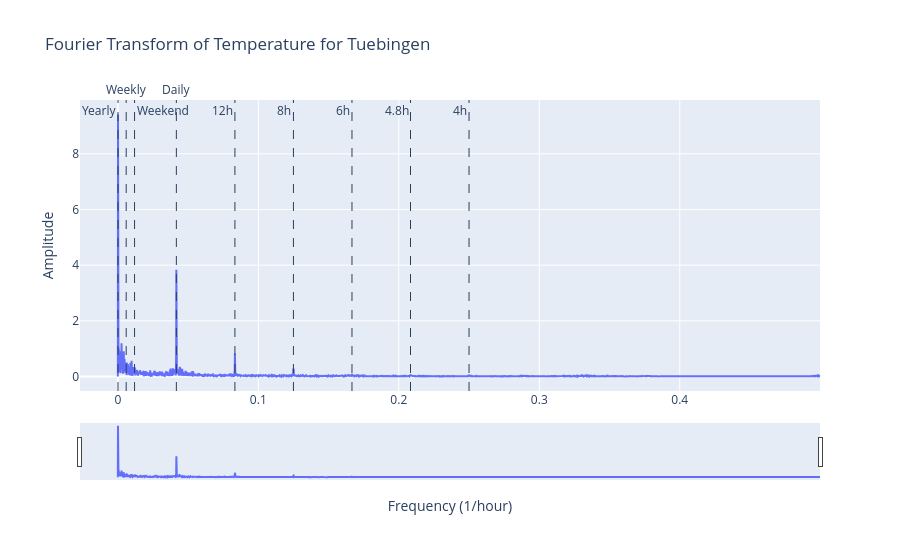
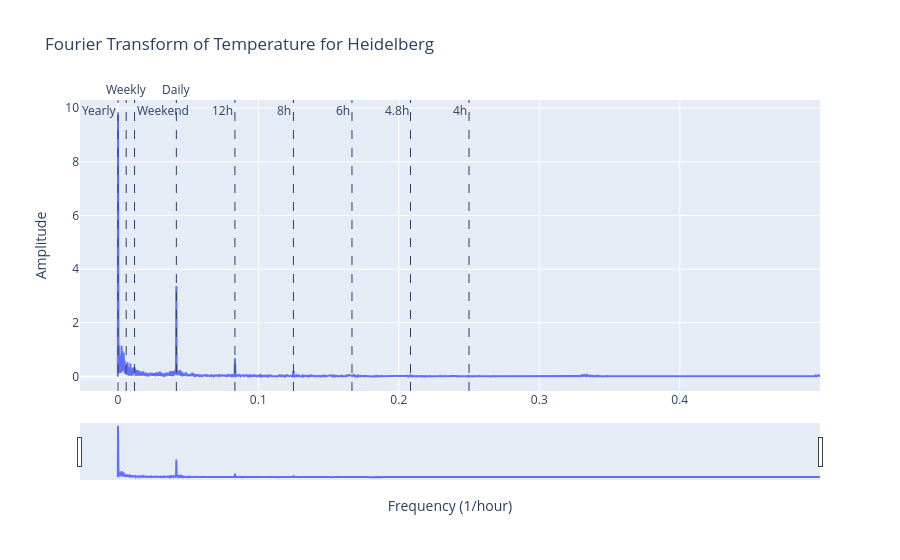

The notebook cell saved with these charts, in order:
### Markdown cell above
Very clear daily cycles, also weekly and fractions of the day are visibly present. The yearly frequency is not too dominant, but that might be due to only considering one year of data. 

What we would expect: 
- The strongest FFT peak should be at 1 cycle/day, reflecting the main daily pattern, with amplitude roughly equal to half the typical peak-to-trough difference $\checkmark$ 
- The second harmonic at 2 cycles/day should appear with a smaller amplitude, capturing the distinct morning and evening rush peaks $\checkmark$ 
- Weaker higher harmonics (3–5/day) should also appear but with decreasing amplitude. They encode sharper features in traffic $\checkmark$ 
- There should also be a small peak at 1/7 cycles/day reflecting weekly differences between weekdays and weekends $\checkmark$ 
- There will probably be a smaller peak at the second harmonic in the weekly cycle, due to weekday patterns differing from weekend patterns in a structured way (5 days vs 2 days) $\checkmark$

### Code cell
plot_fourier_transform(tue_temp, title='Fourier Transform of Temperature for Tuebingen')
plot_fourier_transform(hd_temp, title='Fourier Transform of Temperature for Heidelberg')
plot_fourier_transform(ma_temp, title='Fourier Transform of Temperature for Mannheim')

### Figure 1 — Plotly figure (JSON) as saved in the notebook; plotly's stock layout.template omitted (floating-point values rounded to 4 significant figures; data arrays with more than 128 entries replaced by an {"elided": "..."} marker saying what was removed)
{"data": [{"mode": "lines", "name": "FFT Amplitude", "type": "scatter", "x": {"elided": "4380 float values"}, "y": {"elided": "4380 float values"}}], "layout": {"annotations": [{"showarrow": false, "text": "Yearly", "x": 0.0001142, "xanchor": "right", "xref": "x", "y": 1, "yanchor": "top", "yref": "y domain"}, {"showarrow": false, "text": "Weekly", "x": 0.005952, "xanchor": "center", "xref": "x", "y": 1, "yanchor": "bottom", "yref": "y domain"}, {"showarrow": false, "text": "Weekend", "x": 0.0119, "xanchor": "left", "xref": "x", "y": 1, "yanchor": "top", "yref": "y domain"}, {"showarrow": false, "text": "Daily", "x": 0.04167, "xanchor": "center", "xref": "x", "y": 1, "yanchor": "bottom", "yref": "y domain"}, {"showarrow": false, "text": "12h", "x": 0.08333, "xanchor": "right", "xref": "x", "y": 1, "yanchor": "top", "yref": "y domain"}, {"showarrow": false, "text": "8h", "x": 0.125, "xanchor": "right", "xref": "x", "y": 1, "yanchor": "top", "yref": "y domain"}, {"showarrow": false, "text": "6h", "x": 0.1667, "xanchor": "right", "xref": "x", "y": 1, "yanchor": "top", "yref": "y domain"}, {"showarrow": false, "text": "4.8h", "x": 0.2083, "xanchor": "right", "xref": "x", "y": 1, "yanchor": "top", "yref": "y domain"}, {"showarrow": false, "text": "4h", "x": 0.25, "xanchor": "right", "xref": "x", "y": 1, "yanchor": "top", "yref": "y domain"}], "hovermode": "x unified", "shapes": [{"line": {"dash": "dash", "width": 1}, "type": "line", "x0": 0.0001142, "x1": 0.0001142, "xref": "x", "y0": 0, "y1": 1, "yref": "y domain"}, {"line": {"dash": "dash", "width": 1}, "type": "line", "x0": 0.005952, "x1": 0.005952, "xref": "x", "y0": 0, "y1": 1, "yref": "y domain"}, {"line": {"dash": "dash", "width": 1}, "type": "line", "x0": 0.0119, "x1": 0.0119, "xref": "x", "y0": 0, "y1": 1, "yref": "y domain"}, {"line": {"dash": "dash", "width": 1}, "type": "line", "x0": 0.04167, "x1": 0.04167, "xref": "x", "y0": 0, "y1": 1, "yref": "y domain"}, {"line": {"dash": "dash", "width": 1}, "type": "line", "x0": 0.08333, "x1": 0.08333, "xref": "x", "y0": 0, "y1": 1, "yref": "y domain"}, {"line": {"dash": "dash", "width": 1}, "type": "line", "x0": 0.125, "x1": 0.125, "xref": "x", "y0": 0, "y1": 1, "yref": "y domain"}, {"line": {"dash": "dash", "width": 1}, "type": "line", "x0": 0.1667, "x1": 0.1667, "xref": "x", "y0": 0, "y1": 1, "yref": "y domain"}, {"line": {"dash": "dash", "width": 1}, "type": "line", "x0": 0.2083, "x1": 0.2083, "xref": "x", "y0": 0, "y1": 1, "yref": "y domain"}, {"line": {"dash": "dash", "width": 1}, "type": "line", "x0": 0.25, "x1": 0.25, "xref": "x", "y0": 0, "y1": 1, "yref": "y domain"}], "title": {"text": "Fourier Transform of Temperature for Tuebingen"}, "xaxis": {"rangeslider": {"visible": true}, "title": {"text": "Frequency (1/hour)"}}, "yaxis": {"title": {"text": "Amplitude"}}}}

### Figure 2 — Plotly figure (JSON) as saved in the notebook; plotly's stock layout.template omitted (floating-point values rounded to 4 significant figures; data arrays with more than 128 entries replaced by an {"elided": "..."} marker saying what was removed)
{"data": [{"mode": "lines", "name": "FFT Amplitude", "type": "scatter", "x": {"elided": "4380 float values"}, "y": {"elided": "4380 float values"}}], "layout": {"annotations": [{"showarrow": false, "text": "Yearly", "x": 0.0001142, "xanchor": "right", "xref": "x", "y": 1, "yanchor": "top", "yref": "y domain"}, {"showarrow": false, "text": "Weekly", "x": 0.005952, "xanchor": "center", "xref": "x", "y": 1, "yanchor": "bottom", "yref": "y domain"}, {"showarrow": false, "text": "Weekend", "x": 0.0119, "xanchor": "left", "xref": "x", "y": 1, "yanchor": "top", "yref": "y domain"}, {"showarrow": false, "text": "Daily", "x": 0.04167, "xanchor": "center", "xref": "x", "y": 1, "yanchor": "bottom", "yref": "y domain"}, {"showarrow": false, "text": "12h", "x": 0.08333, "xanchor": "right", "xref": "x", "y": 1, "yanchor": "top", "yref": "y domain"}, {"showarrow": false, "text": "8h", "x": 0.125, "xanchor": "right", "xref": "x", "y": 1, "yanchor": "top", "yref": "y domain"}, {"showarrow": false, "text": "6h", "x": 0.1667, "xanchor": "right", "xref": "x", "y": 1, "yanchor": "top", "yref": "y domain"}, {"showarrow": false, "text": "4.8h", "x": 0.2083, "xanchor": "right", "xref": "x", "y": 1, "yanchor": "top", "yref": "y domain"}, {"showarrow": false, "text": "4h", "x": 0.25, "xanchor": "right", "xref": "x", "y": 1, "yanchor": "top", "yref": "y domain"}], "hovermode": "x unified", "shapes": [{"line": {"dash": "dash", "width": 1}, "type": "line", "x0": 0.0001142, "x1": 0.0001142, "xref": "x", "y0": 0, "y1": 1, "yref": "y domain"}, {"line": {"dash": "dash", "width": 1}, "type": "line", "x0": 0.005952, "x1": 0.005952, "xref": "x", "y0": 0, "y1": 1, "yref": "y domain"}, {"line": {"dash": "dash", "width": 1}, "type": "line", "x0": 0.0119, "x1": 0.0119, "xref": "x", "y0": 0, "y1": 1, "yref": "y domain"}, {"line": {"dash": "dash", "width": 1}, "type": "line", "x0": 0.04167, "x1": 0.04167, "xref": "x", "y0": 0, "y1": 1, "yref": "y domain"}, {"line": {"dash": "dash", "width": 1}, "type": "line", "x0": 0.08333, "x1": 0.08333, "xref": "x", "y0": 0, "y1": 1, "yref": "y domain"}, {"line": {"dash": "dash", "width": 1}, "type": "line", "x0": 0.125, "x1": 0.125, "xref": "x", "y0": 0, "y1": 1, "yref": "y domain"}, {"line": {"dash": "dash", "width": 1}, "type": "line", "x0": 0.1667, "x1": 0.1667, "xref": "x", "y0": 0, "y1": 1, "yref": "y domain"}, {"line": {"dash": "dash", "width": 1}, "type": "line", "x0": 0.2083, "x1": 0.2083, "xref": "x", "y0": 0, "y1": 1, "yref": "y domain"}, {"line": {"dash": "dash", "width": 1}, "type": "line", "x0": 0.25, "x1": 0.25, "xref": "x", "y0": 0, "y1": 1, "yref": "y domain"}], "title": {"text": "Fourier Transform of Temperature for Heidelberg"}, "xaxis": {"rangeslider": {"visible": true}, "title": {"text": "Frequency (1/hour)"}}, "yaxis": {"title": {"text": "Amplitude"}}}}
